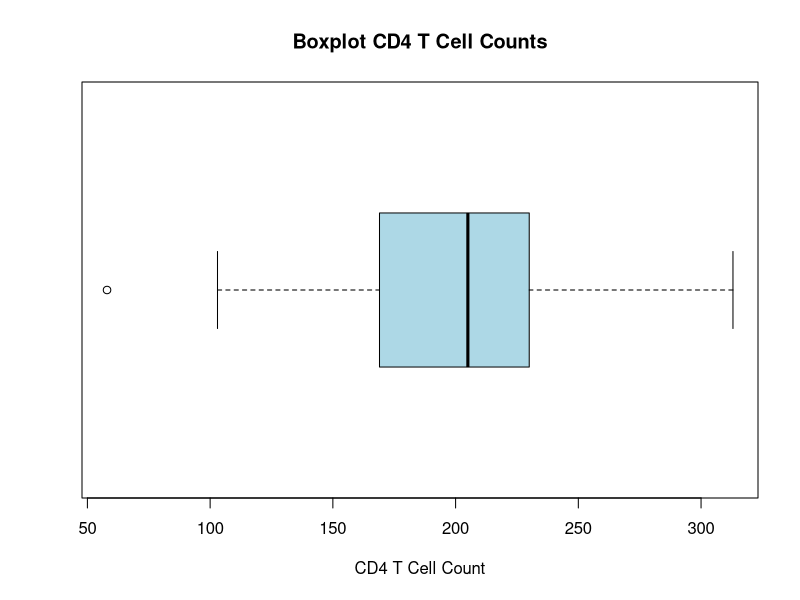

Generate this figure with R:
datos <- c(230,205,313,207,227,245,173,58,103,181,105,301,169)

cat("(a) Media:", round(mean(datos),2),"\n")

cat("(b) Mediana:", median(datos),"\n")

moda <- as.numeric(names(sort(table(datos), decreasing=TRUE)[1]))
cat("(c) Moda:", moda,"\n")

cat("(d) Rango:", max(datos)-min(datos),"\n")

cat("(e) Varianza:", round(var(datos),2),"\n")

cat("(f) Desviación estándar:", round(sd(datos),2),"\n")

cat("(g) Coeficiente de variación:",
    round((sd(datos)/mean(datos))*100,2),"%\n")

cat("(h) Rango intercuartílico (IQR):", IQR(datos),"\n")

boxplot(datos,
        horizontal=TRUE,
        col="lightblue",
        main="Boxplot CD4 T Cell Counts",
        xlab="CD4 T Cell Count")

cat("\nMedida de tendencia central recomendada: la MEDIANA.\n")
cat("Razón: existen valores muy bajos (por ejemplo 58 y 103) que pueden",
    "afectar la media. La mediana es más robusta frente a valores extremos.\n")
